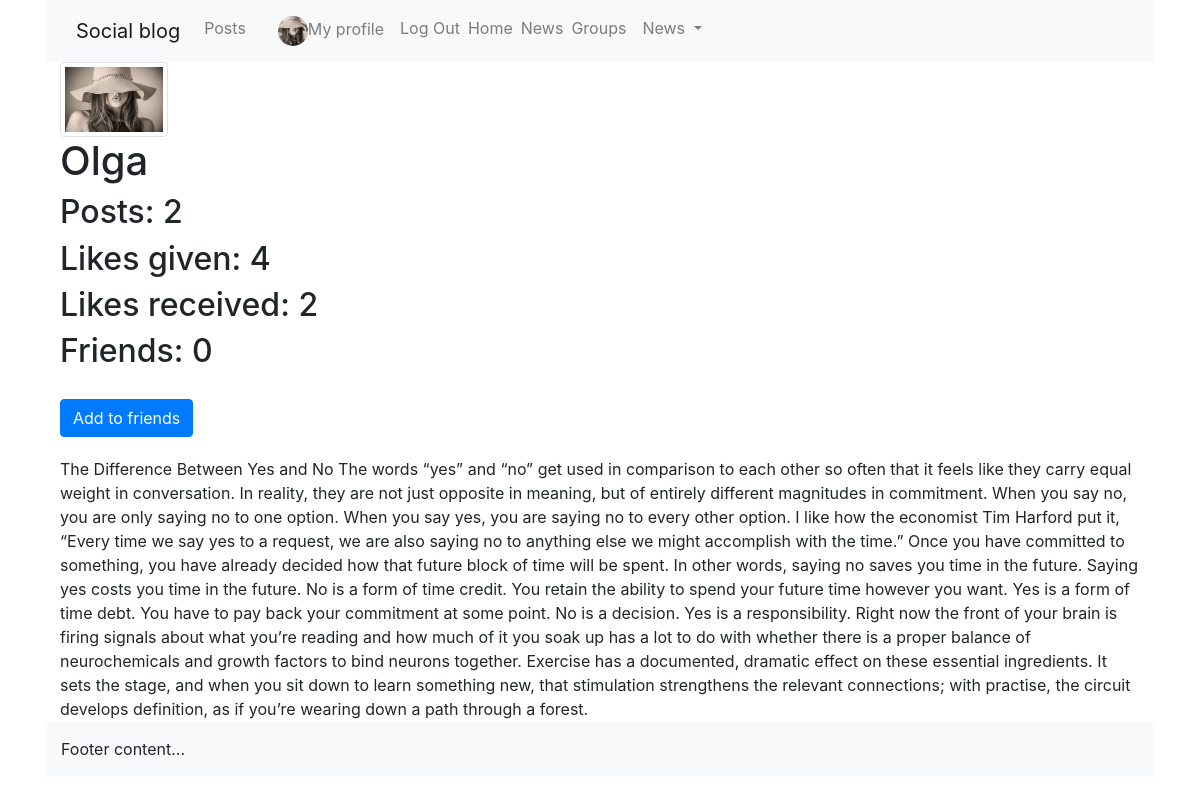
/profiles/olga-kiseleva (signed in), run on the app's committed database.
### profiles/models.py (models this page shows, shortened)
class Profile(models.Model):
    first_name = models.CharField(max_length=100, blank=True)
    last_name = models.CharField(max_length=100, blank=True)
    user = models.OneToOneField(User, on_delete=models.CASCADE)
    bio = models.TextField(default='No bio...')
    friends = models.ManyToManyField(User, related_name='friends', blank=True)
    email = models.EmailField(max_length=200, blank=True)
    country = models.CharField(max_length=200,blank=True)
    avatar = models.ImageField(default='avatar.png', upload_to='avatars/')
    slug = models.SlugField(unique=True, blank=True)
    updated = models.DateTimeField(auto_now=True)
    created = models.DateTimeField(auto_now_add=True)
    objects = ProfileManager()
    def get_friends_no(self):
        return self.friends.all().count()
    __initial_first_name = None
    __initial_last_name = None
    def __init__(self, *args, **kwargs):
        super().__init__(*args, **kwargs)
        self.__initial_first_name = self.first_name
        self.__initial_last_name = self.last_name
    def get_posts_no(self):
        return self.posts.all().count()
    def get_all_authors_posts(self):
        return self.posts.all()
    def get_likes_given_no(self):
        likes = self.like_set.all()
        total_liked = 0
        for item in likes:
            if item.value == 'Like':
                total_liked += 1
        return total_liked
    def get_likes_received(self):
        posts = self.posts.all()
        total_liked = 0
        for item in posts:
            total_liked += item.liked.all().count()
        return total_liked
    class Meta:
        ordering = ['-created',]

### posts/models.py (models this page shows, shortened)
class Like(models.Model):
    user = models.ForeignKey('profiles.Profile', on_delete=models.CASCADE, blank=True, null=True)
    post = models.ForeignKey(Post, on_delete=models.CASCADE)
    value = models.CharField(choices=LIKE_CHOICES, max_length=8)
    created_at = models.DateTimeField(auto_now_add=True)
    updated_date = models.DateTimeField(auto_now=True)

class Post(models.Model):
    content = models.TextField()
    image = models.ImageField(upload_to='posts', validators=[FileExtensionValidator(['png', 'jpg', 'jpeg'])], blank=True)
    liked = models.ManyToManyField('profiles.Profile', blank=True, related_name='likes')
    updated = models.DateTimeField(auto_now=True)
    created = models.DateTimeField(auto_now_add=True)
    author = models.ForeignKey('profiles.Profile', on_delete=models.CASCADE, related_name='posts', null=True)
    group = models.ForeignKey(Group, related_name='posts', null=True, blank=True, on_delete=models.CASCADE)
    class Meta:
        ordering = ('-created',)

### profiles/views.py (the view)
# urls.py: path('<slug>', views.ProfileDetailView.as_view(), name='profile_detail_view'),
class ProfileDetailView(generic.DetailView, LoginRequiredMixin):
    model = Profile
    template_name = 'profiles/detail.html'
    def get_object(self,slug=None):
        slug = self.kwargs.get('slug')
        profile = Profile.objects.get(slug=slug)
        return profile
    def get_context_data(self, **kwargs):
        context = super().get_context_data(**kwargs)
        user = User.objects.get(username__iexact=self.request.user.username)
        profile = Profile.objects.get(user=user)
        rel_r = Relationship.objects.filter(sender=profile)
        rel_s = Relationship.objects.filter(receiver=profile)
        rel_receiver = []
        rel_sender = []
        for item in rel_r:
            rel_receiver.append(item.receiver.user)
        for item in rel_s:
            rel_sender.append(item.sender.user)
        context['rel_receiver'] = rel_receiver
        context['rel_sender'] = rel_sender
        context['posts'] = self.get_object().get_all_authors_posts()
        context['len_posts'] = True if len(self.get_object().get_all_authors_posts()) > 0 else False
        return context

### profiles/context_processors.py (called while the page is built)
def profile_pic(request):
    if request.user.is_authenticated:
        profile_obj = Profile.objects.get(user=request.user)
        pic = profile_obj.avatar
        return {'picture': pic}
    return {}

def invitations_no_rec(request):
    if request.user.is_authenticated:
        profile_obj = Profile.objects.get(user=request.user)
        qs_count = Relationship.objects.invitations_received(profile_obj).count()
        return {'invitations_no': qs_count}
    return {}

### profiles/models.py (called while the page is built)
    def invitations_received(self, receiver):
        qs = Relationship.objects.filter(receiver=receiver, status='send')
        return qs

### profiles/templates/profiles/detail.html (shortened to what this page needs)
<!DOCTYPE html>
{% extends 'base.html' %}
{% block content %}
    <img class="img-thumbnail" src="{{object.avatar.url}}" style="width:10%">
    <h1>{{object.user}}</h1>
    <h2>Posts: {{object.get_posts_no}}</h2>
    <h2>Likes given: {{object.get_likes_given_no}}</h2>
    <h2>Likes received: {{object.get_likes_received}}</h2>
    <h2>Friends: {{object.get_friends_no}}</h2>
    {% if object.user not in rel_receiver and object.user not in rel_sender %}
        <form method="POST" action="{% url 'profiles:send_invite'%}">
          <button type="submit" class="btn btn-primary">Add to friends</button>
        </form>
    {% endif %}
    {% if len_posts %}
        {% for post in posts %}
          {{post.content}}
        {% endfor %}
    {%else %}
        <h3>No posts yet from this user</h3>
    {% endif %}
{% endblock content %}

### static/social_blog/css/master.css (style rules this page uses)
.btn, .card { margin-top: 20px; margin-bottom: 20px; }

### data on the page
Profile: avatar (picture), user "Olga", get_posts_no "2", get_likes_given_no "4", get_likes_received "2", get_friends_no "0"
Post: content "The Difference Between Yes and No The words “yes” and “no” get used in comparison to each other so often that it feels like they carry equal weight in conversation. In reality, they are not just opposite in meaning, but of entirely different magnitudes in commitment. When you say no, you are only saying no to one option. When you say yes, you are saying no to every other option. I like how the economist Tim Harford put it, “Every time we say yes to a request, we are also saying no to anything else we might accomplish with the time.” Once you have committed to something, you have already decided how that future block of time will be spent. In other words, saying no saves you time in the…"
Post: content "Right now the front of your brain is firing signals about what you’re reading and how much of it you soak up has a lot to do with whether there is a proper balance of neurochemicals and growth factors to bind neurons together. Exercise has a documented, dramatic effect on these essential ingredients. It sets the stage, and when you sit down to learn something new, that stimulation strengthens the relevant connections; with practise, the circuit develops definition, as if you’re wearing down a path through a forest."
